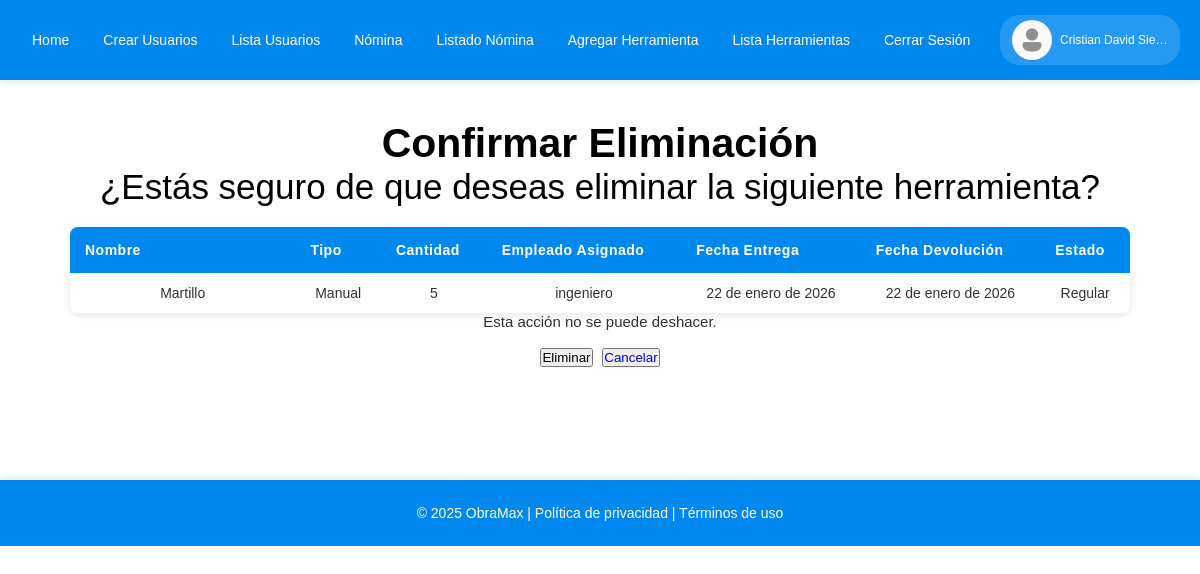
/eliminar_herramienta/22/ (signed in), run on an earlier commit of the app's database.
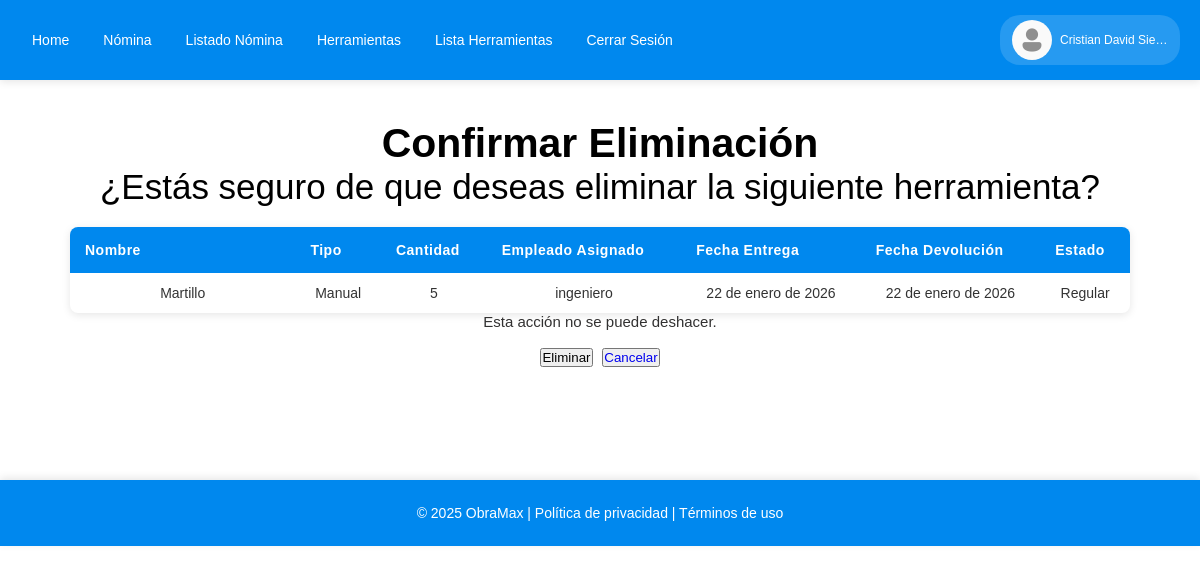
And on a later commit of the database.
### empleados_crud/views.py (the view)
# urls.py: path('eliminar_herramienta/<int:id>/' ,views.eliminar_herramienta, name='eliminar_herramienta'),
@login_required
@admin_or_ingeniero
def eliminar_herramienta(request,id):
    herramienta = PrestamoHerramienta.objects.get(id=id)
    if request.method == 'POST':
        herramienta.delete()
        return redirect('lista_herramientas')
    else:
        return render(request, 'confirmar_eliminar_herramienta.html', {'herramienta': herramienta})

### empleados_crud/templates/confirmar_eliminar_herramienta.html (shortened to what this page needs)
{% extends 'base.html' %}
{% block content %}
<div class="container">
    <div class="row justify-content-center">
        <div class="col-md-6">
            <div class="card shadow">
                <div class="card-body">
                    <h3 class="Confirmar">
                        Confirmar Eliminación
                    </h3>
                    <p class="mb-3">¿Estás seguro de que deseas eliminar la siguiente herramienta?</p>
                    <div class="table-responsive">
                        <table>
                            <thead>
                                <tr>
                                    <th>Nombre</th>
                                    <th>Tipo</th>
                                    <th>Cantidad</th>
                                    <th>Empleado Asignado</th>
                                    <th>Fecha Entrega</th>
                                    <th>Fecha Devolución</th>
                                    <th>Estado</th>
                                </tr>
                            </thead>
                            <tbody>
                                <td>{{herramienta.nombre_herramienta}}</td>
                                <td>{{herramienta.tipo}}</td>
                                <td>{{herramienta.cantidad}}</td>
                                <td>{{herramienta.empleado_asignado.username}}</td>
                                <td>{{herramienta.fecha_entrega}}</td>
                                <td>{{herramienta.fecha_devolucion}}</td>
                                <td>{{herramienta.estado}}</td>
                            </tbody>
                        </table>
                    </div>
                    <p class="parrafo">
                        Esta acción no se puede deshacer.
                    </p>
                    <form method="POST" class="d-flex gap-2">
                        <button type="submit" class="btn btn-danger flex-grow-1">
                            Eliminar
                        </button>
                        <button class="btn btn-secondary flex-grow-1">
                            <a  class = "enlace" href="{% url 'lista_herramientas' %}">
                                Cancelar
                            </a>
                        </button>
                    </form>
                </div>
            </div>
        </div>
    </div>
</div>
{% endblock %}

### empleados_crud/templates/base.html (shortened to what this page needs)
<!DOCTYPE html>
{% load static %}
<html lang="es">
<head>
    <link rel="stylesheet" href="{% static 'CSS/styles.css' %}">
</head>
<body class="layout">
    <header class="site-header">
        <nav class="navbar">
            <div class="nav__container">
                <ul class="nav__list" id="navMenu">
                    <li class="nav__item"><a class="nav_link" href="{% url 'index' %}">Home</a></li>
                    {% if user.is_authenticated %}
                        {% if request.user.rol == 'Administrador' %}
                            <li class="nav__item"><a class="nav_link" href="{% url 'crear_usuarios' %}">Crear Usuarios</a></li>
                            <li class="nav__item"><a class="nav_link" href="{% url 'lista_usuarios' %}">Lista Usuarios</a></li>
                            <li class="nav__item"><a class="nav_link" href="{% url 'nomina' %}">Nómina</a></li>
                            <li class="nav__item"><a class="nav_link" href="{% url 'empleados_nomina' %}">Listado Nómina</a></li>
                            <li class="nav__item"><a class="nav_link" href="{% url 'herramientas' %}">Agregar Herramienta</a></li>
                            <li class="nav__item"><a class="nav_link" href="{% url 'lista_herramientas' %}">Lista Herramientas</a></li>
                        {% else %}
                            <li class="nav__item"><a class="nav_link" href="{% url 'nomina' %}">Nómina</a></li>
                            <li class="nav__item"><a class="nav_link" href="{% url 'empleados_nomina' %}">Listado Nómina</a></li>
                            <li class="nav__item"><a class="nav_link" href="{% url 'herramientas' %}">Herramientas</a></li>
                            <li class="nav__item"><a class="nav_link" href="{% url 'lista_herramientas' %}">Lista Herramientas</a></li>
                        {% endif %}
                        <li class="nav__item"><a class="nav_link" href="{% url 'cerrarSesion' %}">Cerrar Sesión</a></li>
                    {% else %}
                        <li class="nav__item"><a class="nav_link" href="{% url 'iniciarSesion' %}">Iniciar sesión</a></li>
                        <li class="nav__item"><a class="nav_link" href="{% url 'registrarse' %}">Registrarse</a></li>
                    {% endif %}
                </ul>
                {% if user.is_authenticated %}
                <div class="nav__user-profile">
                    <img class="nav__user-avatar" src="{% static 'img/avatar.png' %}">
                    <span class="nav__user-name">{{ user.first_name }} {{ user.last_name }}</span>
                </div>
                {% endif %}
            </div>
        </nav>
    </header>
    <div class="page-wrapper">
        <main class="main-content">
            {% block content %}{% endblock %}
        </main>
    </div>
    <footer class="footer">
        <p>© 2025 ObraMax | Política de privacidad | Términos de uso</p>
    </footer>
</body>
</html>

What changed in the data, as far as the page shows it:
changed CustomUser "Cristian David": rol "Administrador" → "Ingeniero civil" (drawn)
Also different on the page:
text no longer shown: "Crear Usuarios Lista Usuarios Agregar Herramienta"
text now shown: "Herramientas"
